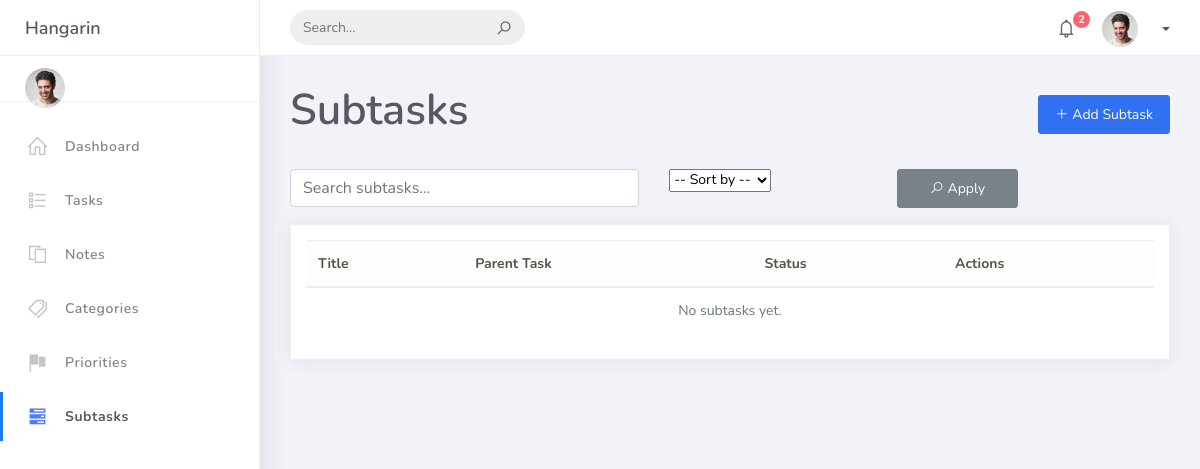
Page /tasks/subtasks/ on the earlier database version.
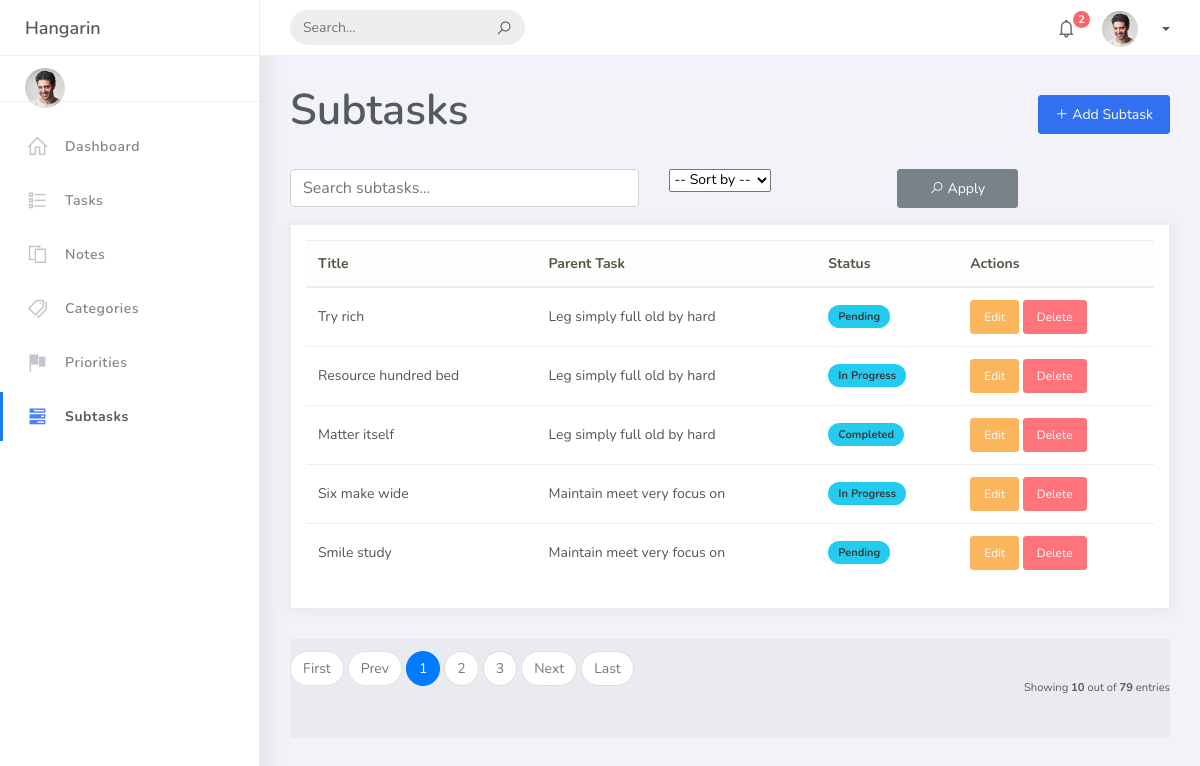
Same page on the later database version.
### tasks/models.py (models this page shows, shortened)
class BaseModel(models.Model):
    created_at = models.DateTimeField(default=timezone.now)
    updated_at = models.DateTimeField(auto_now=True)
    class Meta:
        abstract = True

class SubTask(BaseModel):
    title = models.CharField(max_length=200)
    status = models.CharField(
        max_length=50, choices=STATUS_CHOICES, default="Pending")
    task = models.ForeignKey(
        Task, related_name="subtasks", on_delete=models.CASCADE)

class Task(BaseModel):
    title = models.CharField(max_length=200)
    description = models.TextField(null=True, blank=True, default='')   # Made nullable and default empty string
    status = models.CharField(
        max_length=50, choices=STATUS_CHOICES, default="Pending")
    deadline = models.DateTimeField(default=timezone.now)
    priority = models.ForeignKey(
        Priority, on_delete=models.CASCADE, null=True, blank=True)
    category = models.ForeignKey(
        Category, on_delete=models.CASCADE, null=True, blank=True)       # Keep nullable if existing nulls

### tasks/views.py (the view)
# urls.py: path('subtasks/', views.SubTaskListView.as_view(), name='subtask-list'),
class SubTaskListView(SidebarContextMixin, ListView):
    model = SubTask
    context_object_name = "subtasks"
    template_name = "subtask_list.html"
    paginate_by = 10
    def get_queryset(self):
        queryset = SubTask.objects.all()
        q = self.request.GET.get("q")
        sort = self.request.GET.get("sort")
        if q:
            queryset = queryset.filter(title__icontains=q)
        if sort == "title_asc":
            queryset = queryset.order_by("title")
        elif sort == "title_desc":
            queryset = queryset.order_by("-title")
        elif sort == "created_asc":
            queryset = queryset.order_by("created_at")
        elif sort == "created_desc":
            queryset = queryset.order_by("-created_at")
        return queryset

### tasks/views.py (called while the page is built)
    def get_context_data(self, **kwargs):
        context = super().get_context_data(**kwargs)
        context["categories"] = Category.objects.all()
        context["priorities"] = Priority.objects.all()
        context["tasks"] = Task.objects.all()[:5]
        context["notes"] = Note.objects.all()[:5]
        context["subtasks"] = SubTask.objects.all()[:5]
        return context

### templates/subtask_list.html (shortened to what this page needs)
{% extends 'base.html' %}
{% block content %}
<div class="d-flex justify-content-between align-items-center mb-4">
    <h2 class="fw-bold">Subtasks</h2>
    <a href="{% url 'subtask-add' %}" class="btn btn-primary"><i class="la la-plus"></i> Add Subtask</a>
</div>
<form method="get" class="row g-2 mb-3">
    <div class="col-md-5">
        <input type="text" name="q" value="{{ request.GET.q }}" class="form-control" placeholder="Search subtasks...">
    </div>
    <div class="col-md-3">
        <select name="sort" class="form-select">
            <option value="">-- Sort by --</option>
        </select>
    </div>
    <div class="col-md-2">
        <button type="submit" class="btn btn-secondary w-100"><i class="la la-search"></i> Apply</button>
    </div>
</form>
<div class="card">
    <div class="card-body table-responsive">
        <table class="table table-hover align-middle">
            <thead class="table-light">
                <tr>
                    <th>Title</th>
                    <th>Parent Task</th>
                    <th>Status</th>
                    <th>Actions</th>
                </tr>
            </thead>
            <tbody>
                {% for subtask in subtasks %}
                <tr>
                    <td>{{ subtask.title }}</td>
                    <td>{{ subtask.task.title }}</td>
                    <td><span class="badge bg-info text-dark">{{ subtask.status }}</span></td>
                    <td>
                        <a href="{% url 'subtask-update' subtask.pk %}" class="btn btn-sm btn-warning">Edit</a>
                        <a href="{% url 'subtask-delete' subtask.pk %}" class="btn btn-sm btn-danger">Delete</a>
                    </td>
                </tr>
                {% empty %}
                <tr>
                    <td colspan="4" class="text-center text-muted">No subtasks yet.</td>
                </tr>
                {% endfor %}
            </tbody>
        </table>
    </div>
</div>
{% include "includes/pagination.html" %}
{% endblock %}

Differences in the rows shown:
added SubTask: title "Try rich", task "Leg simply full old by hard", status "Pending"
added SubTask: title "Resource hundred bed", task "Leg simply full old by hard", status "In Progress"
added SubTask: title "Matter itself", task "Leg simply full old by hard", status "Completed"
added SubTask: title "Six make wide", task "Maintain meet very focus on", status "In Progress"
added SubTask: title "Smile study", task "Maintain meet very focus on", status "Pending"
Other differences:
{{ object_list.count }}: (not shown) → "10"
{{ paginator.count }}: (not shown) → "79"
text no longer shown: "No subtasks yet."
text now shown: "First Prev Next Last Showing out of entries"
new list line: "1"
new list line: "2"
new list line: "3"
